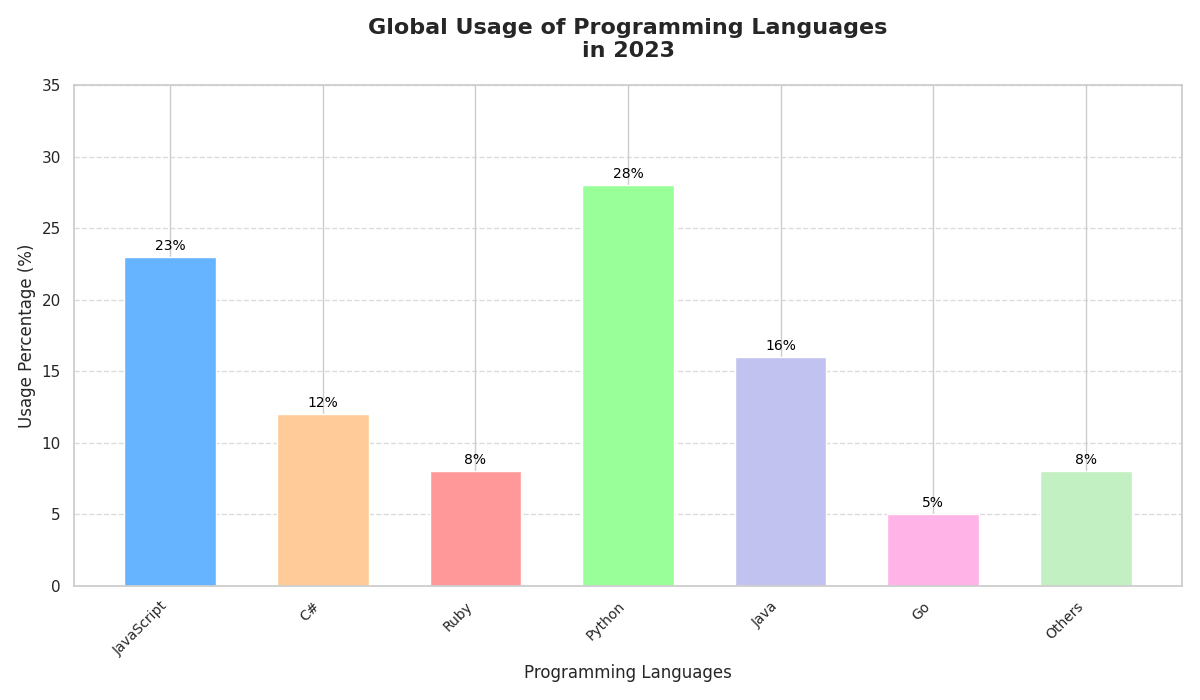

Generate this figure with Python:
import matplotlib.pyplot as plt
import numpy as np

languages = ['JavaScript', 'C#', 'Ruby', 'Python', 'Java', 'Go', 'Others']
usage_percentages = [23, 12, 8, 28, 16, 5, 8]

fig, ax = plt.subplots(figsize=(12, 7))
x_pos = np.arange(len(languages))

new_colors = ['#66b3ff', '#ffcc99', '#ff9999', '#99ff99', '#c2c2f0', '#ffb3e6', '#c2f0c2']
bars = ax.bar(x_pos, usage_percentages, color=new_colors, width=0.6)

ax.set_title("Global Usage of Programming Languages\nin 2023", fontsize=16, fontweight='bold', pad=20)
ax.set_xlabel("Programming Languages", fontsize=12)
ax.set_ylabel("Usage Percentage (%)", fontsize=12)
ax.set_ylim(0, 35)
ax.set_xticks(x_pos)
ax.set_xticklabels(languages, rotation=45, ha='right', fontsize=10)
ax.yaxis.grid(True, linestyle='--', alpha=0.7)

for bar in bars:
    height = bar.get_height()
    ax.annotate(f'{height}%', 
                xy=(bar.get_x() + bar.get_width() / 2, height),
                xytext=(0, 3), 
                textcoords="offset points",
                ha='center', va='bottom', fontsize=10, color='black')

plt.tight_layout()
plt.show()
